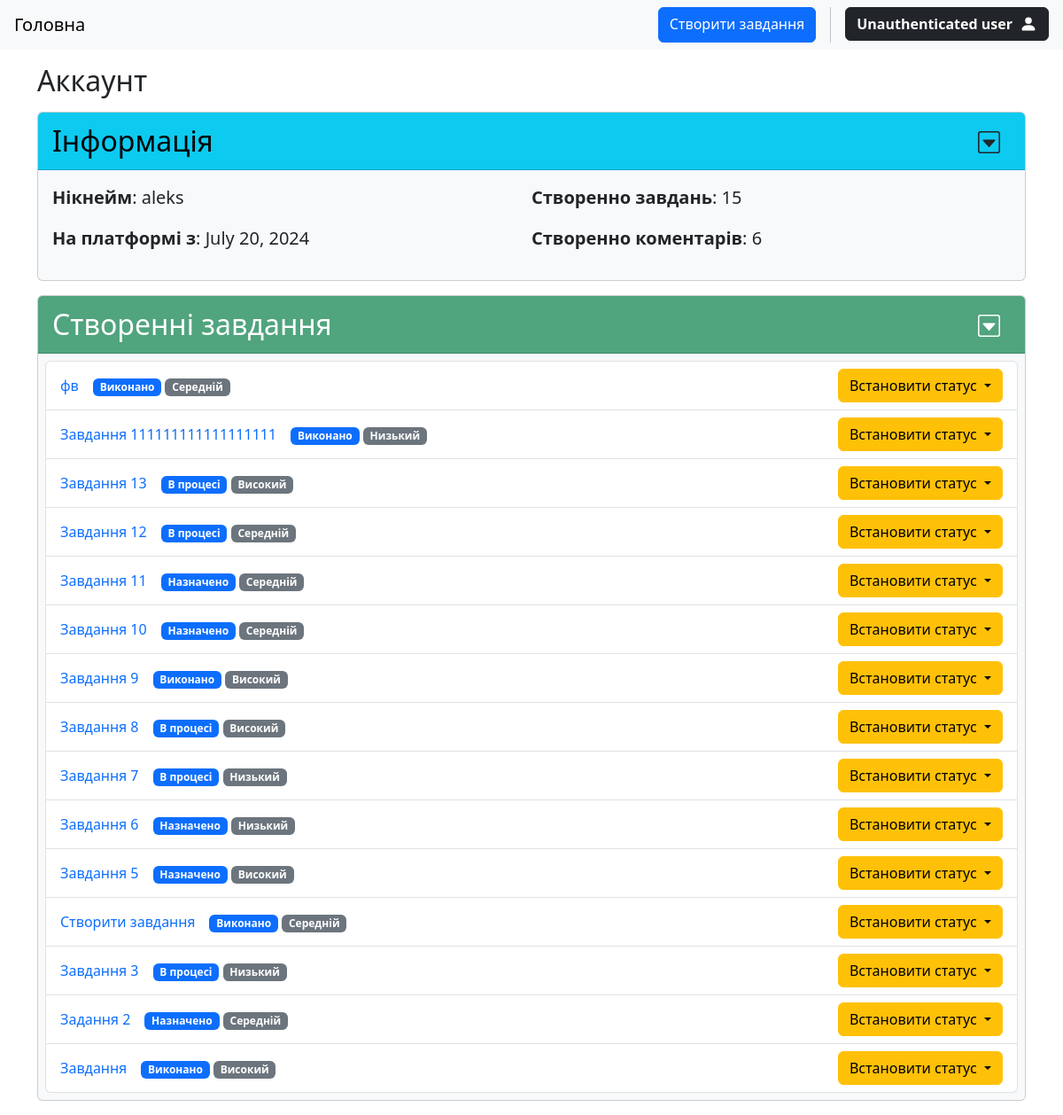
The page /account/aleks on the database its author committed.
### tasks/models.py (models this page shows, shortened)
class Task(models.Model):
    STATUS_CHOICES = (
        ("todo", "Назначено"),
        ("in_progress", "В процесі"),
        ("done", "Виконано")
    )
    PRIORITY_CHOICES = (
        ("low", "Низький"),
        ("medium", "Середній"),
        ("high", "Високий")
    )
    title = models.CharField(max_length=256)
    description = models.TextField()
    status = models.CharField(max_length=20, choices=STATUS_CHOICES, default="todo")
    priority = models.CharField(max_length=20, choices=PRIORITY_CHOICES, default="medium")
    due_date = models.DateField(null=True, blank=True)
    author = models.ForeignKey(User, on_delete=models.CASCADE, related_name="tasks")
    created = models.DateTimeField(auto_now_add=True)
    class Meta:
        ordering = ["-created"]

class Comment(models.Model):
    task = models.ForeignKey(Task, on_delete=models.CASCADE, related_name="comments")
    text = models.TextField()
    author = models.ForeignKey(User, on_delete=models.CASCADE, related_name="comments")
    media = models.FileField(upload_to=comment_media_path, blank=True, null=True)
    created_at = models.DateTimeField(auto_now_add=True)
    class Meta:
        ordering = ["-created_at"]

### users/views.py (the view)
# urls.py: path("account/<str:username>", views.UserDetailView.as_view(), name="account"),
class UserDetailView(DetailView):
    model = User
    context_object_name = "user"
    template_name = "users/account.html"
    def get_context_data(self, **kwargs):
        context = super().get_context_data(**kwargs)
        user = self.get_object()
        context["tasks"] = Task.objects.filter(author=user)
        return context
    def get_object(self, *args):
        username = self.kwargs.get("username")
        user = User.objects.get(username=username)
        return user

### templates/users/account.html (shortened to what this page needs)
{% extends 'base.html' %}
{% block content %}
<div class="container my-3">
    <h2>Аккаунт</h2>
    <div class="card bg-light w-100 mt-3">
        <div class="card-header text-bg-info fs-2">
            <div class="d-flex justify-content-between align-items-center">
                <span>Інформація</span>
                <button type="button" data-bs-toggle="collapse" data-bs-target="#info-card" aria-expanded="true" class="btn border-0">
                </button>
            </div>
        </div>
        <div class="collapse show" id="info-card">
            <div class="card-body fs-5">
                <div class="d-flex">
                    <div class="w-50">
                        <p><strong>Нікнейм</strong>: {{user.username}}</p>
                        <p><strong>На платформі з</strong>: {{user.date_joined.date}}</p>
                    </div>
                    <div class="w-50">
                        <p><strong>Створенно завдань</strong>: {{user.tasks.all|length}}</p>
                        <p><strong>Створенно коментарів</strong>: {{user.comments.all|length}}</p>
                    </div>
                </div>
            </div>
        </div>
    </div>
    <div class="card bg-light w-100 mt-3">
        <div class="card-header text-bg-success bg-opacity-75 fs-2">
            <div class="d-flex justify-content-between align-items-center">
                <span>Створенні завдання</span>
                <button type="button" data-bs-toggle="collapse" data-bs-target="#tasks-card" aria-expanded="true" class="btn border-0">
                </button>
            </div>
        </div>
        <div class="collapse show" id="tasks-card">
            <div class="card-body p-2">
                <ul class="list-group">
                    {% for task in tasks %}
                        <li class="list-group-item d-flex justify-content-between align-items-center">
                            <div class="d-flex h-25 gap-3">
                                <a href="{% url 'tasks:task-detail' task.pk %}" class="link link-underline link-underline-opacity-0">{{task.title}}</a>
                                <div>
                                    <span class="badge bg-primary">{{task.get_status_display}}</span>
                                    <span class="badge bg-secondary">{{task.get_priority_display}}</span>
                                </div>
                            </div>
                            <div class="dropdown">
                                <button class="btn btn-warning dropdown-toggle" type="button" data-bs-toggle="dropdown" aria-expanded="false">
                                    Встановити статус
                                </button>
                            </div>
                        </li>
                    {% empty %}
                        <li class="list-group-item text-center">Користувач ще не має створених завдань</li>
                    {% endfor %}
                </ul>
            </div>
        </div>
    </div>
</div>
{% endblock %}

### static/css/style.css (style rules this page uses)
body { word-break: break-all; }

### rows shown on the page
Task: title "фв", status "Виконано", priority "Середній"
Task: title "Завдання 111111111111111111", status "Виконано", priority "Низький"
Task: title "Завдання 13", status "В процесі", priority "Високий"
Task: title "Завдання 12", status "В процесі", priority "Середній"
Task: title "Завдання 11", status "Назначено", priority "Середній"
Task: title "Завдання 10", status "Назначено", priority "Середній"
Task: title "Завдання 9", status "Виконано", priority "Високий"
Task: title "Завдання 8", status "В процесі", priority "Високий"
Task: title "Завдання 7", status "В процесі", priority "Низький"
Task: title "Завдання 6", status "Назначено", priority "Низький"
Task: title "Завдання 5", status "Назначено", priority "Високий"
Task: title "Створити завдання", status "Виконано", priority "Середній"
Task: title "Завдання 3", status "В процесі", priority "Низький"
Task: title "Задання 2", status "Назначено", priority "Середній"
Task: title "Завдання", status "Виконано", priority "Високий"

### other values the page prints
{{ user.username }} "aleks"
{{ user.date_joined.date }} "July 20, 2024"
{{ user.tasks.all|length }} "15"
{{ user.comments.all|length }} "6"
